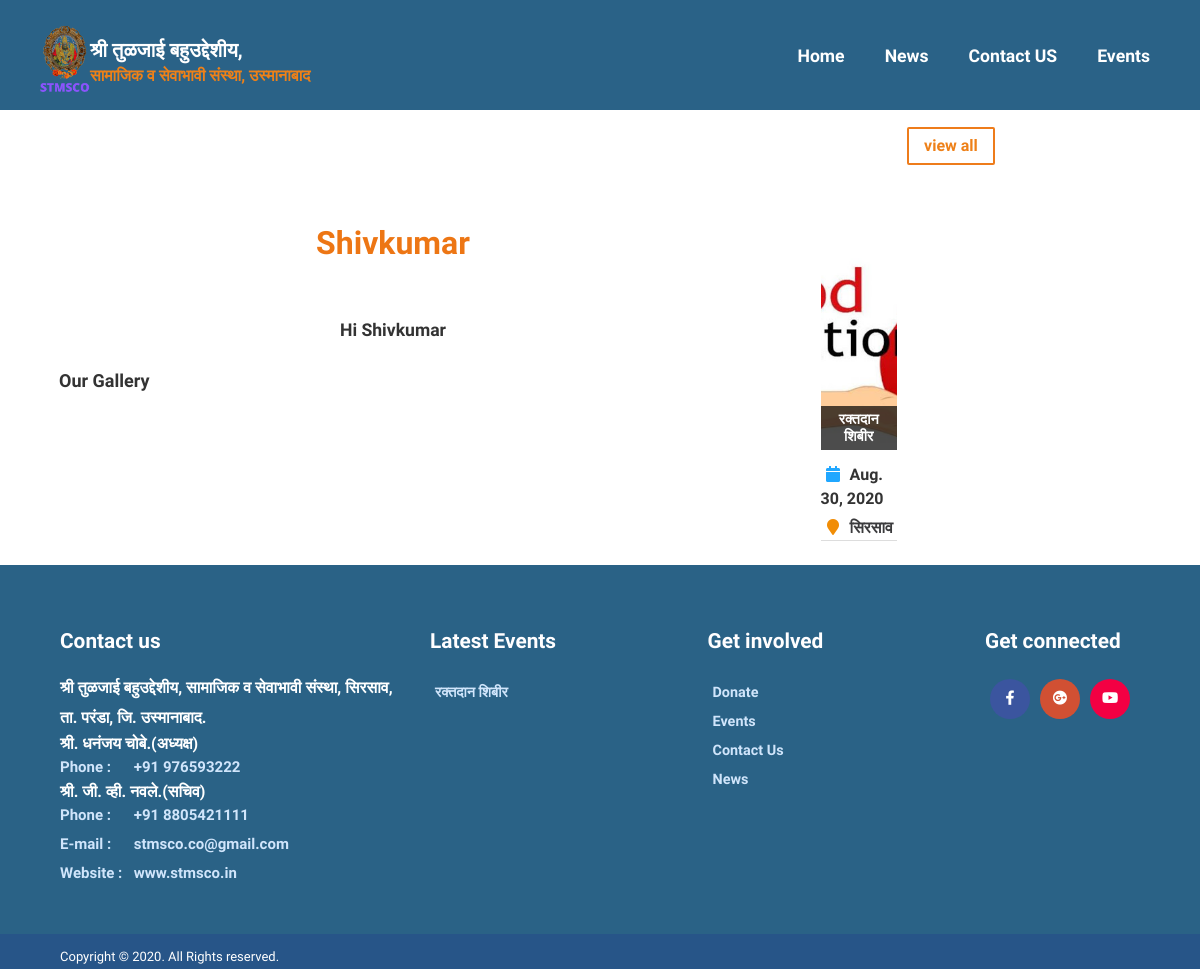
The app's page /page/shivkumar/display/ with its own data.
### blog/models.py (models this page shows)
class Page(models.Model):
    title = models.CharField(max_length=65, unique=True)
    content = models.TextField()
    photos = models.ManyToManyField(Gal_Image, blank=True)
    slug = models.SlugField(max_length=65, unique=True)
    class Meta:
        db_table = "blogapp_page"

### events/models.py (models this page shows, shortened)
class Event(models.Model):
    name = models.CharField(max_length=255)
    short_desc = models.TextField()
    description = models.TextField(null=True, blank=True)
    location = models.CharField(max_length=255, null=True, blank=True)
    contact_details = models.CharField(max_length=255, null=True, blank=True)
    image = models.ImageField(upload_to='%Y/%m/%d',
                              max_length=255, null=True, blank=True)
    start_date = models.DateField(null=True, blank=True)
    end_date = models.DateField(null=True, blank=True)
    is_active = models.BooleanField(default=True)
    slug = models.SlugField(max_length=65, unique=True)
    def get_absolute_url(self):
        return reverse('blog:event_detail', kwargs={'slug': self.slug})
    class Meta:
        db_table = "eventapp_event"

### blog/views.py (the view)
# urls.py: re_path('page/(?P<slug>[a-zA-Z0-9._+-]+)/display/', views.page_display),
def page_display(request, slug):
    page = Page.objects.get(slug=slug)
    menu_list = Menu.objects.filter(parent=None, is_active=True)
    event_list = Event.objects.filter(
        is_active=True).order_by('-start_date')[0:2]
    footer_events = Event.objects.filter(
        is_active=True).order_by('-start_date')[0:4]
    return render_to_response('site/page_detail.html',
                              {'menu_list': menu_list,
                               'footer_events': footer_events,
                               'event_list': event_list,
                               'page': page})

### templates/site/page_detail.html (shortened to what this page needs)
{% extends "site/base.html" %}
{% load staticfiles %}
{% block content %}
{% load img %}
{% load thumbnail %}
<head>
  <link rel="stylesheet" href="https://cdn.jsdelivr.net/gh/fancyapps/fancybox@3.5.7/dist/jquery.fancybox.min.css" />
</head>
<div id="main" class="site-main container_16">
  <div class="inner">
    <div id="primary" class="grid_11 suffix_1">
      <article class="single">
        <div class="entry-content">
          <div class="long-description">
            <h3>{{ page.title |title}}</h3>
            <br />{{page.content|safe}}
          </div>
        </div>
      </article>
      <h3>Our Gallery</h3>
    </div>
    <div id="secondary" class="grid_4 widget-area" role="complementary">
      <aside id="wpltfb-2" class="widget WPlookCauses">
        <div class="widget-title">
          <h3>Events</h3>
          <div class="viewall fright"><a href="/events/" class="radius" title="View all chauses">view all</a></div>
        </div>
        <div class="widget-event-body">
          {% for event in event_list %}
          <article class="event-item">
            <figure>
              {% if event.image %}
              <a title="{{ event.name }}" href="{{ event.get_absolute_url }}">
              <img width="272" height="150" src="{{ event.image.url }}" class="wp-post-image" alt="Image alt">
              </a>
              {% endif %}
            </figure>
            <h3 class="entry-header">
              <a title="Change a Life Through Education Lorem Ipsum dolar sit and dolar" href="{{ event.get_absolute_url }}">{{ event.name | title }}</a>
            </h3>
            <div class="entry-meta-widget">
              <div class="date"><time datetime="2013-04-25T19:02:42+00:00"><i class="fa fa-calendar"></i>{% if event.start_date %} {{ event.start_date }}{% endif %}</time></div>
              <div class="location"><i class="fa fa-map-marker"></i> <a href="#">{{ event.location }}</a></div>
            </div>
          </article>
          <br>
          {% endfor %}
        </div>
      </aside>
    </div>
  </div>
</div>
{% endblock %}

### templates/site/base.html (shortened to what this page needs)
{% load img %}
{% load staticfiles %}
<!DOCTYPE html>
<html dir="ltr" lang="en-US">
<head>
    <link rel="stylesheet" href="https://stackpath.bootstrapcdn.com/bootstrap/4.3.1/css/bootstrap.min.css"
>
    <link rel="stylesheet" href="https://use.fontawesome.com/releases/v5.8.1/css/all.css"
>
    <link rel="stylesheet" type="text/css" media="all" href="{% static 'site/css/style.css'%}"/>
    <link rel="stylesheet" type="text/css" media="all" href="{% static '/site/css/flexslider.css' %}"/>
    <link rel="stylesheet" type="text/css" media="all" href="{% static '/site/css/keyframes.css' %}"/>
    <link rel="stylesheet" type="text/css" media="all" href="{% static '/site/css/grid.css' %}"/>
    <link rel="stylesheet" type="text/css" media="all" href="{% static '/site/css/meanmenu.css' %}"/>
    <link rel="stylesheet" type="text/css" media="all" href="{% static 'site/css/sm-core-css.css' %}"/>
    <link rel="stylesheet" type="text/css" media="all" href="{% static 'site/css/sm-blue.css' %}"/>
</head>
<body class="home blog two-column right-sidebar" data-twttr-rendered="true">
<div id="page" class="container">
    <header id="branding" class="site-header" role="banner">
        <div id="sticky_navigation" class="header" style="color:blue;">
            <div class="container no-padding">
                <hgroup class="fleft grid_8 logo_group" id="logo-wid">
                    <h1 id="site-title">
                        <a href="/" class="cjws_society" title="श्री तुळजाई बहुउद्देशीय, सामाजिक व सेवाभावी संस्था" rel="home"><img
                            class="logo_style" src="{% static 'site/images/stmsconew.png' %}" height="100px"
                            width="auto"/></a>
                        <a href="/" title="श्री तुळजाई बहुउद्देशीय, सामाजिक व सेवाभावी संस्था" id="logo" rel="home">श्री तुळजाई बहुउद्देशीय, <span> सामाजिक व सेवाभावी
                        संस्था, उस्मानाबाद</span></a>
                    </h1>
                </hgroup>
                <div class="navigation">
                    <ul id="main-menu" class="sm sm-blue">
                        <li>
                            <a href="/" class="financial_information">Home</a>
                        </li>
                        <li>
                            <a href="/news" class="news">News</a>
                        </li>
                        <li>
                            <a href="/contact-us" class="contact-us">Contact US</a>
                        </li>
                        <li>
                            <a href="/events" class="events">Events</a>
                        </li>
                    </ul>
                </div>
            </div>
        </div>
    </header>
</div>
{% block content %}
{% endblock %}
<footer id="colophon" class="site-footer" role="contentinfo">
    <div id="tertiary" class="sidebar-container" role="complementary">
        <div class="container">
            <div class="row">
                <div class="col-md-4">
                    <aside id="meta-0" class="widget widget_adress">
                        <h3>Contact us</h3>
                        <address class="vcard">
                            <p class="org vcard"><a class="url fn org" href="#">श्री तुळजाई बहुउद्देशीय, सामाजिक व
                                सेवाभावी संस्था, सिरसाव, ता. परंडा, जि. उस्मानाबाद.</a></p>
                            <h6 style="color:white">श्री. धनंजय चोबे.(अध्यक्ष)</h6><b>Phone :</b> <span class="tel"> +91 976593222</span><br/>
                            <h6 style="color:white">श्री. जी. व्ही. नवले.(सचिव)</h6><b>Phone :</b> <span class="tel"> +91 8805421111</span><br/>
                            <b>E-mail :</b><span class="email"> stmsco.co@gmail.com</span><br/>
                            <b>Website :</b><span class="url"> www.stmsco.in</span><br/>
                        </address>
                    </aside>
                </div>
                <div class="col-md-3">
                    <aside id="meta-1" class="widget widget_meta">
                        <h3>Latest Events</h3>
                        {% for event in footer_events %}
                        <ul>
                            <li><a href="{{ event.get_absolute_url }}" title="">{{ event.name |title }}</a></li>
                        </ul>
                        {% endfor %}
                    </aside>
                </div>
                <div class="col-md-3">
                    <aside id="meta-2" class="widget widget_meta">
                        <h3>Get involved</h3>
                        <ul>
                  <li class="menu-item "><a href="https://paytm.business/link/68167/LL_155332105">Donate</a></li>
                  <li class="menu-item "><a href="/events">Events</a></li>
                  <li class="menu-item "><a href="/contact-us">Contact Us</a></li>
                  <li class="menu-item "><a href="/news">News</a></li>
                </ul>
                    </aside>
                </div>
                <div class="col-md-2">
                    <aside id="meta-2" class="widget widget_meta footer-social">
                        <h3>Get connected</h3>
                        <ul class="list-inline ">
                            <li class="facebook"><a
                                    href="https://www.facebook.com/dhananjay.chobe"><i
                                    class="fab fa-facebook-f"></i></a></li>
                            <li class="googleplus"><a href="mailto:stmsco.co@gmail.com"><i
                                    class="fab fa-google-plus"></i></a></li>
                            <li class="youtube"><a href="https://www.youtube.com/"
                                                   target="_blank"><i class="fab fa-youtube"></i></a>
                            </li>
                        </ul>
                    </aside>
                </div>
            </div>
        </div>
    </div>
    <div class="site-info">
        <div class="container">
            <div class="row">
                <div class="col-md-4 text-left">
                    <p class="copy">Copyright © 2020. All Rights reserved. </p>
                </div>
            </div>
        </div>
    </div>
</footer>
</body>
</html>

### static/site/css/grid.css (style rules this page uses)
.container_16 { width: 92%; margin-left: auto; margin-right: auto; max-width: 1184px; }
.grid_1, .grid_2, .grid_3, .grid_4, .grid_5, .grid_6, .grid_7, .grid_8, .grid_9, .grid_10, .grid_11, .grid_12, .grid_13, .grid_14, .grid_15, .grid_16 { display: inline; float: left; position: relative; margin-left: 1%; margin-right: 1%; }
.container_16 .grid_4 { width: 23.0%; }
.container_16 .grid_11 { width: 66.75%; }
.container_16 .suffix_1 { padding-right: 6.25%; }

### static/site/css/sm-core-css.css (style rules this page uses)
.sm,.sm ul,.sm li { display:block;list-style:none;padding:0;margin:0;line-height:normal;direction:ltr; }
ul.sm li { position:relative;float:left; }
ul.sm a { position: relative; display: block; white-space: nowrap; text-transform: capitalize; font-size: 1.1rem; font-weight: 700; padding: 5px 20px; color: #fff; }
ul.sm:after { content:"\00a0";display:block;height:0;font:0/0 serif;clear:both;visibility:hidden;overflow:hidden; }
ul.sm,ul.sm *,ul.sm *:before,ul.sm *:after { -moz-box-sizing:border-box;-webkit-box-sizing:border-box;box-sizing:border-box; }
ul.sm { -webkit-tap-highlight-color:rgba(0,0,0,0); }

### static/site/css/sm-blue.css (style rules this page uses)
.sm-blue { color:#5c5c5c; }
.sm-blue a { padding: 5px 17px; color: #5c5c5c; font-size: 13px; line-height: 23px; text-decoration: none; border:none; }
.sm-blue li:first-child, .sm-blue-vertical li, .sm-blue ul li { border-left:0; }

### templates/site/base.html (style rules this page uses)
#main-menu { position:relative; z-index:9999; width:auto; float: right; }

### records on screen
Page: title "Shivkumar", content "Hi Shivkumar"
Event: image (picture), name "रक्तदान शिबीर", start_date "Aug. 30, 2020", location "सिरसाव"
